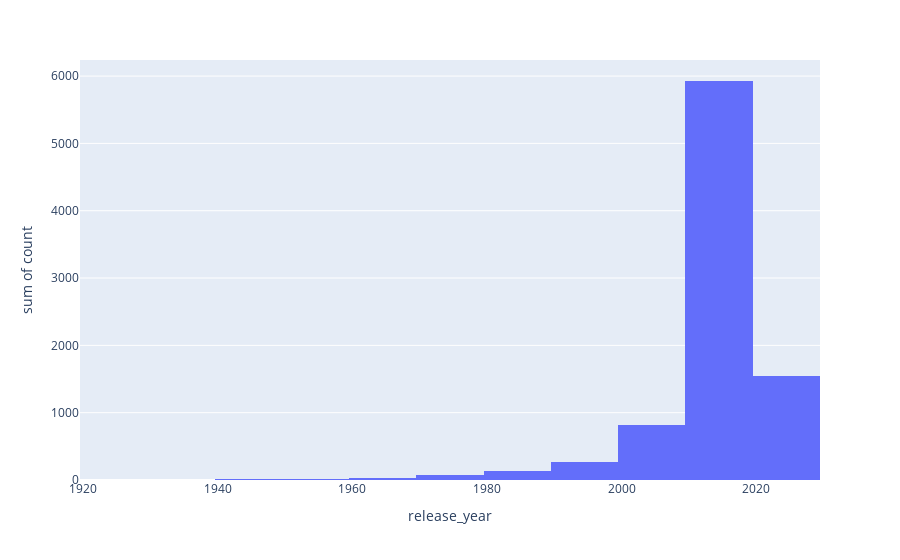

Notebook code for this chart:
### Code cell
fig=px.histogram(rel_count,x="release_year",y="count")
fig

### Figure 1 — Plotly figure (JSON) as saved in the notebook; plotly's stock layout.template omitted (floating-point values rounded to 4 significant figures)
{"data": [{"bingroup": "x", "histfunc": "sum", "hovertemplate": "release_year=%{x}<br>sum of count=%{y}<extra></extra>", "legendgroup": "", "marker": {"color": "#636efa", "pattern": {"shape": ""}}, "name": "", "orientation": "v", "showlegend": false, "type": "histogram", "x": [2018, 2017, 2019, 2020, 2016, 2021, 2015, 2014, 2013, 2012, 2010, 2011, 2009, 2008, 2006, 2007, 2005, 2004, 2003, 2002, 2001, 1999, 1997, 2000, 1998, 1993, 1995, 1996, 1992, 1994, 1990, 1988, 1982, 1991, 1989, 1986, 1981, 1984, 1983, 1980, 1979, 1985, 1973, 1976, 1987, 1975, 1978, 1974, 1977, 1972, 1971, 1967, 1945, 1960, 1958, 1962, 1968, 1955, 1944, 1943, 1964, 1954, 1956, 1963, 1970, 1969, 1965, 1946, 1942, 1961, 1959, 1925, 1966, 1947], "xaxis": "x", "y": [1147, 1032, 1030, 953, 902, 592, 560, 352, 288, 237, 194, 185, 152, 136, 96, 88, 80, 64, 61, 51, 45, 39, 38, 37, 36, 28, 25, 24, 23, 22, 22, 18, 17, 17, 16, 13, 13, 12, 11, 11, 11, 10, 10, 9, 8, 7, 7, 7, 7, 5, 5, 5, 4, 4, 3, 3, 3, 3, 3, 3, 2, 2, 2, 2, 2, 2, 2, 2, 2, 1, 1, 1, 1, 1], "yaxis": "y"}], "layout": {"barmode": "relative", "legend": {"tracegroupgap": 0}, "margin": {"t": 60}, "xaxis": {"anchor": "y", "domain": [0, 1], "title": {"text": "release_year"}}, "yaxis": {"anchor": "x", "domain": [0, 1], "title": {"text": "sum of count"}}}}
